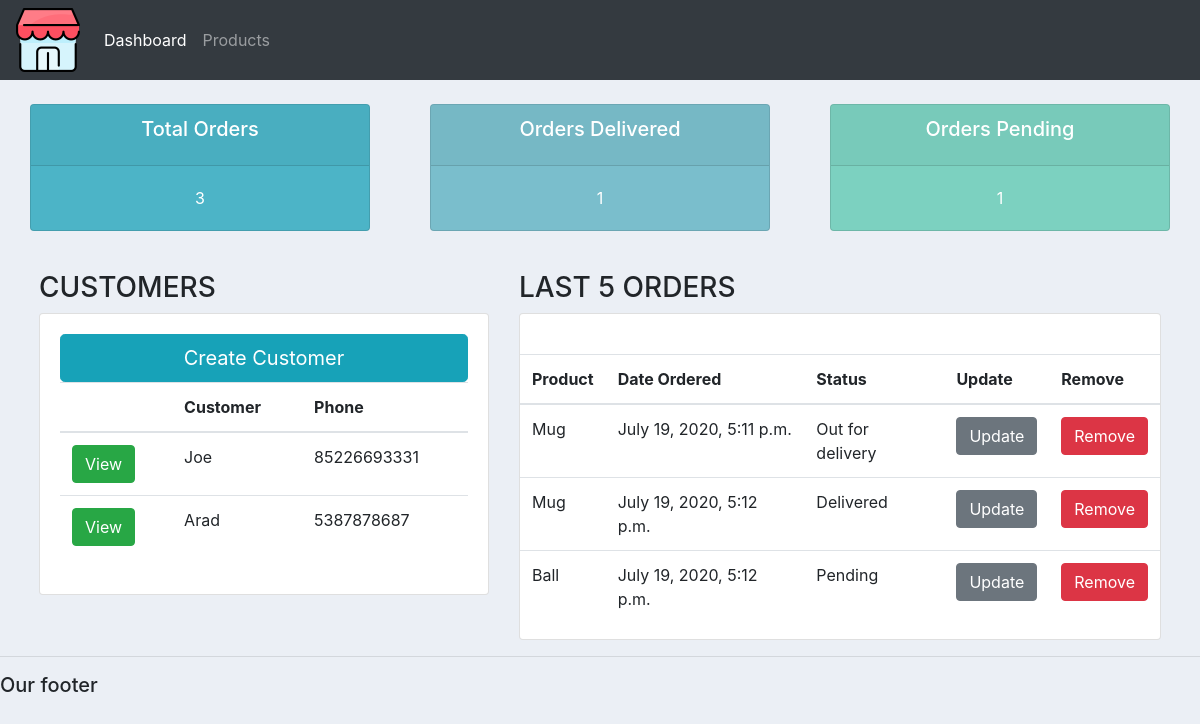
The app's page /, older data.
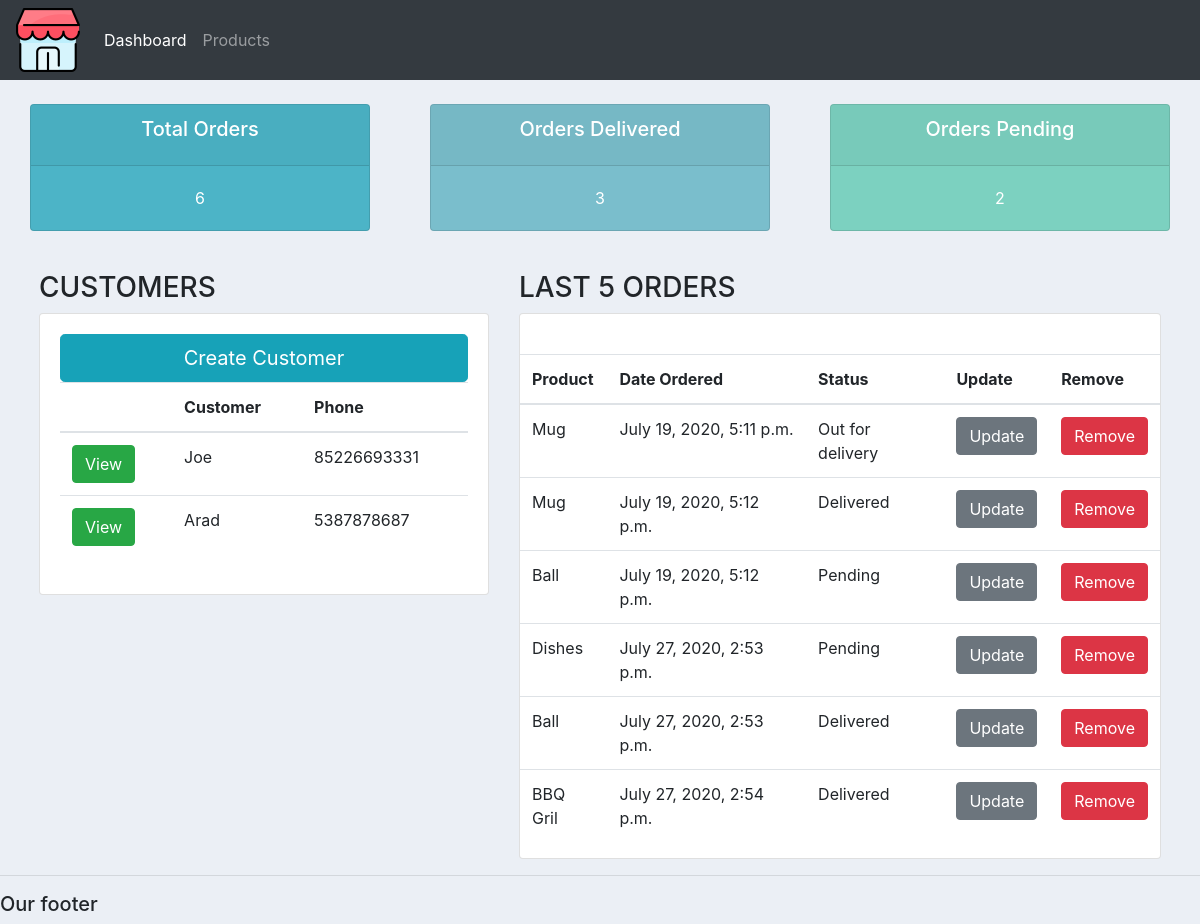
The same page, newer data.
### accounts/models.py (models this page shows, shortened)
class Customer(models.Model):
    name = models.CharField(max_length=200, null=True)
    phone =models.CharField(max_length=200)
    email = models.CharField(max_length=200)
    date_created = models.DateTimeField(auto_now_add=True, null=True)

class Order(models.Model):
    STATUS = (
        ('Pending','Pending'),
        ('Out for delivery', 'Out for delivery'),
        ('Delivered','Delivered')
    )
    customer = models.ForeignKey(Customer, null=True, on_delete = models.SET_NULL)
    product = models.ForeignKey(Product, null=True,on_delete=models.SET_NULL)
    date_created = models.DateTimeField(auto_now_add=True, null=True)
    status = models.CharField(max_length=200, null=True, choices=STATUS)
    note = models.CharField(max_length=1000, null=True)

class Product(models.Model):
    CATEGORYS = (
        ('Indoor','Indoor'),
        ('Out of door','Out of door')
    )
    name = models.CharField(max_length=200, null=True)
    price = models.FloatField(null=True)
    category = models.CharField(max_length=200, null=True, choices=CATEGORYS)
    description = models.CharField(max_length=200, null=True, blank=True)
    date_created = models.DateTimeField(auto_now_add=True, null=True)
    tags = models.ManyToManyField(Tag)

### accounts/views.py (the view)
# urls.py: path('', views.home, name="home"),
def home(request):
    customers = Customer.objects.all()
    orders = Order.objects.all()
    total_customers = customers.count()
    total_orders = orders.count()
    delivered = orders.filter(status='Delivered').count()
    pending = orders.filter(status='Pending').count()
    context = {"orders":orders, "customers":customers,'total_orders':total_orders,'total_customers':total_customers,'delivered':delivered, 'pending':pending}
    return render(request, 'accounts/dashboard.html', context)

### accounts/templates/accounts/dashboard.html
{% extends 'accounts/main.html' %}
{% block content %}
<br>
{% include 'accounts/status.html' %}
<br>
<div class="row px-4">
    <div class="col-md-5">
      <h3>CUSTOMERS</h3>
      <div class="card">
          <div class="card-body">
              <button type="button" class="btn btn-info btn-lg btn-block">Create Customer</button>
              <table class="table">
                  <thead>
                    <tr>
                      <th></th>
                      <th scope="col">Customer</th>
                      <th scope="col">Phone</th>
                    </tr>
                  </thead>
                  <tbody>
                      {% for customer in customers %}
                      <tr>
                        <td><a  class="btn btn-success" href="{% url 'customer' customer.id %}">View</a></td>
                        <td>{{customer.name}}</td>
                        <td>{{customer.phone}}</td>
                      </tr>
                      {% endfor %}
                  </tbody>
              </table>
          </div>
      </div>
    </div>
    <div class="col-md-7">
      <h3>LAST 5 ORDERS</h3>
      <div class="card">
          <div class="card-body">
          </div>
          <table class="table">
            <thead>
              <tr>
                <th scope="col">Product</th>
                <th scope="col">Date Ordered</th>
                <th scope="col">Status</th>
                <th scope="col">Update</th>
                <th scope="col">Remove</th>
              </tr>
            </thead>
            <tbody>
                {% for order in orders %}
                <tr>
                    <td>{{order.product.name}}</td>
                    <td>{{order.date_created}}</td>
                    <td>{{order.status}}</td>
                    <td><a class="btn btn-secondary" href="{% url 'update_order' order.id %}" >Update</a></td>
                    <td><a class="btn btn-danger" href="{% url 'delete_order' order.id %}" >Remove</a></td>
                </tr>
                {% endfor %}
            </tbody>
        </table>
      </div>
    </div>
</div>
{% endblock %}

Row changes from the older to the newer data that the page shows:
added Order: product.name "Dishes", date_created "July 27, 2020, 2:53 p.m.", status "Pending"
added Order: product.name "Ball", date_created "July 27, 2020, 2:53 p.m.", status "Delivered"
added Order: product.name "BBQ Gril", date_created "July 27, 2020, 2:54 p.m.", status "Delivered"
Text that changed along with them:
{{ total_orders }}: "3" → "6"
{{ delivered }}: "1" → "3"
{{ pending }}: "1" → "2"
